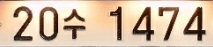
#> input picture yolov4/data/images/car6(2).png, 213 x 47 px, found by its file name
$ python perspective.py
#> lines starting #> are read from the running program, lines starting #| are printed output that depends on the picture
import cv2

src = cv2.imread("./yolov4/data/images/car6(2).png")
#> src is the input picture: shape (47, 213, 3); mean B, G, R 163.9, 188.3, 210.5
dst = src.copy()
cv2.imshow("src",src)
gray = cv2.cvtColor(src, cv2.COLOR_RGB2GRAY)
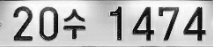
#> gray: shape (47, 213); min 6, max 254, mean 183.5
corners = cv2.goodFeaturesToTrack(gray, 100, 0.01, 5, blockSize=3, useHarrisDetector=True, k=0.03)
#> corners = 45 rows, first 8: [202, 29], [145, 29], [151, 29], [138, 29], [162, 15], [22, 35], [196, 29], [189, 29]

for i in corners:
    cv2.circle(dst, tuple(i[0]), 3, (0, 0, 255), 2)
#> this loop made 45 passes
#> i on passes 1 to 12: [[202, 29]], [[145, 29]], [[151, 29]], [[138, 29]], [[162, 15]], [[22, 35]], [[196, 29]], [[189, 29]], [[119, 7]], [[14, 16]], [[201, 8]], [[196, 35]]
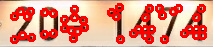
#> dst: shape (47, 213, 3); mean B, G, R 134.4, 153.7, 231.3


cv2.imshow("dst", dst)
cv2.waitKey(0)
cv2.destroyAllWindows()
